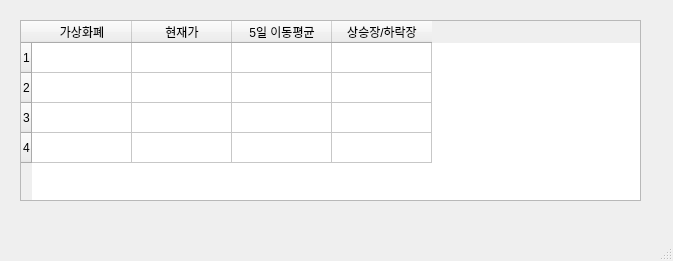
<?xml version="1.0" encoding="UTF-8"?>
<ui version="4.0">
 <class>MainWindow</class>
 <widget class="QMainWindow" name="MainWindow">
  <property name="windowModality">
   <enum>Qt::NonModal</enum>
  </property>
  <property name="geometry">
   <rect>
    <x>0</x>
    <y>0</y>
    <width>673</width>
    <height>261</height>
   </rect>
  </property>
  <property name="windowTitle">
   <string>가상화폐 상승장/하락장 알리미</string>
  </property>
  <widget class="QWidget" name="centralwidget">
   <widget class="QTableWidget" name="tableWidget">
    <property name="geometry">
     <rect>
      <x>20</x>
      <y>20</y>
      <width>621</width>
      <height>181</height>
     </rect>
    </property>
    <property name="rowCount">
     <number>4</number>
    </property>
    <row/>
    <row/>
    <row/>
    <row/>
    <column>
     <property name="text">
      <string>가상화폐</string>
     </property>
    </column>
    <column>
     <property name="text">
      <string>현재가</string>
     </property>
    </column>
    <column>
     <property name="text">
      <string>5일 이동평균</string>
     </property>
    </column>
    <column>
     <property name="text">
      <string>상승장/하락장</string>
     </property>
    </column>
   </widget>
  </widget>
  <widget class="QMenuBar" name="menubar">
   <property name="geometry">
    <rect>
     <x>0</x>
     <y>0</y>
     <width>673</width>
     <height>22</height>
    </rect>
   </property>
  </widget>
  <widget class="QStatusBar" name="statusbar"/>
 </widget>
 <resources/>
 <connections/>
</ui>
